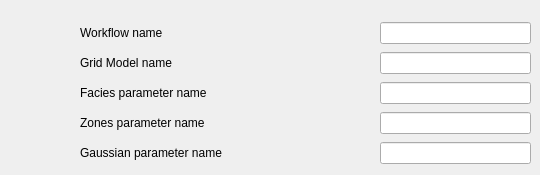
     <widget class="QWidget" name="tab_6">
      <attribute name="title">
       <string>Parameters</string>
      </attribute>
      <widget class="QWidget" name="layoutWidget_6">
       <property name="geometry">
        <rect>
         <x>80</x>
         <y>20</y>
         <width>451</width>
         <height>146</height>
        </rect>
       </property>
       <layout class="QGridLayout" name="gridLayout_11">
        <item row="0" column="0">
         <widget class="QLabel" name="WorkflowName_label_2">
          <property name="font">
           <font>
            <weight>50</weight>
            <bold>false</bold>
           </font>
          </property>
          <property name="text">
           <string>Workflow name</string>
          </property>
         </widget>
        </item>
        <item row="0" column="2">
         <widget class="KTreeWidgetSearchLine" name="WorkflowName_ktreewidgetsearchline_2"/>
        </item>
        <item row="1" column="0">
         <widget class="QLabel" name="GridModelName_label_2">
          <property name="font">
           <font>
            <weight>50</weight>
            <bold>false</bold>
           </font>
          </property>
          <property name="text">
           <string>Grid Model name</string>
          </property>
         </widget>
        </item>
        <item row="1" column="2">
         <widget class="KTreeWidgetSearchLine" name="GridModelName_ktreewidgetsearchline_2"/>
        </item>
        <item row="2" column="0">
         <widget class="QLabel" name="FaciesParameterName__label_2">
          <property name="font">
           <font>
            <weight>50</weight>
            <bold>false</bold>
           </font>
          </property>
          <property name="text">
           <string>Facies parameter name</string>
          </property>
         </widget>
        </item>
        <item row="2" column="2">
         <widget class="KTreeWidgetSearchLine" name="FaciesParameterName_ktreewidgetsearchline_2"/>
        </item>
        <item row="3" column="0">
         <widget class="QLabel" name="GaussianParameterName_label_2">
          <property name="font">
           <font>
            <weight>50</weight>
            <bold>false</bold>
           </font>
          </property>
          <property name="text">
           <string>Zones parameter name</string>
          </property>
         </widget>
        </item>
        <item row="3" column="2">
         <widget class="KTreeWidgetSearchLine" name="ZonesParameterName_ktreewidgetsearchline_2"/>
        </item>
        <item row="4" column="0">
         <widget class="QLabel" name="GaussiaParameterName_label_2">
          <property name="font">
           <font>
            <weight>50</weight>
            <bold>false</bold>
           </font>
          </property>
          <property name="text">
           <string>Gaussian parameter name</string>
          </property>
         </widget>
        </item>
        <item row="4" column="2">
         <widget class="KTreeWidgetSearchLine" name="GaussianParameterName_ktreewidgetsearchline_2"/>
        </item>
        <item row="0" column="1">
         <spacer name="horizontalSpacer">
          <property name="orientation">
           <enum>Qt::Horizontal</enum>
          </property>
          <property name="sizeHint" stdset="0">
           <size>
            <width>40</width>
            <height>20</height>
           </size>
          </property>
         </spacer>
        </item>
        <item row="1" column="1">
         <spacer name="horizontalSpacer_6">
          <property name="orientation">
           <enum>Qt::Horizontal</enum>
          </property>
          <property name="sizeHint" stdset="0">
           <size>
            <width>40</width>
            <height>20</height>
           </size>
          </property>
         </spacer>
        </item>
        <item row="2" column="1">
         <spacer name="horizontalSpacer_7">
          <property name="orientation">
           <enum>Qt::Horizontal</enum>
          </property>
          <property name="sizeHint" stdset="0">
           <size>
            <width>40</width>
            <height>20</height>
           </size>
          </property>
         </spacer>
        </item>
        <item row="3" column="1">
         <spacer name="horizontalSpacer_9">
          <property name="orientation">
           <enum>Qt::Horizontal</enum>
          </property>
          <property name="sizeHint" stdset="0">
           <size>
            <width>40</width>
            <height>20</height>
           </size>
          </property>
         </spacer>
        </item>
        <item row="4" column="1">
         <spacer name="horizontalSpacer_10">
          <property name="orientation">
           <enum>Qt::Horizontal</enum>
          </property>
          <property name="sizeHint" stdset="0">
           <size>
            <width>40</width>
            <height>20</height>
           </size>
          </property>
         </spacer>
        </item>
       </layout>
      </widget>
     </widget>
